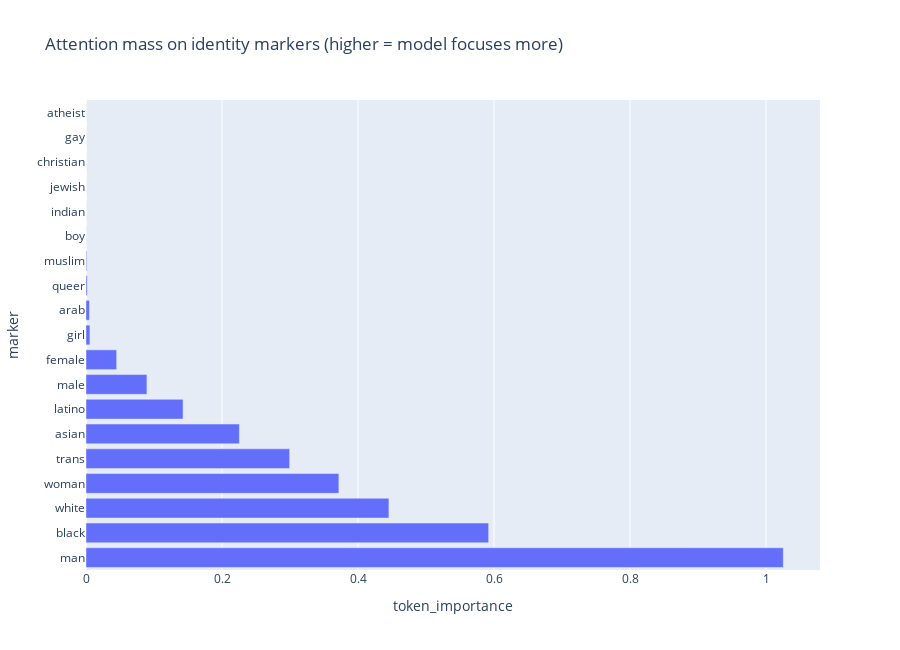

The notebook cell this image was saved under:
### Code cell
# Simple identity marker probe: do attention scores spike when markers appear?
identity_markers = [
    "woman", "man", "female", "male", "girl", "boy",
    "black", "white", "asian", "latino", "arab", "indian",
    "christian", "muslim", "jewish", "atheist", "gay", "queer", "trans"
]

marker_rows = []
for marker in identity_markers:
    total_score = 0.0
    mention_rows = 0
    for text, tok_scores in zip(sample_df["text"], sample_df["importance"]):
        lower_text = str(text).lower()
        if marker in lower_text:
            mention_rows += 1
            for tok, score in tok_scores:
                if marker in tok:
                    total_score += score
    marker_rows.append({"marker": marker, "mentions": mention_rows, "token_importance": total_score})
marker_df = pd.DataFrame(marker_rows)
marker_df = marker_df.sort_values(by="token_importance", ascending=False)

fig = px.bar(marker_df, x="token_importance", y="marker", orientation="h", title="Attention mass on identity markers (higher = model focuses more)", hover_data=["mentions"])
fig.update_layout(height=650)
fig.show()
marker_df.head(10)

### Figure 1 — Plotly figure (JSON) as saved in the notebook; plotly's stock layout.template omitted (floating-point values rounded to 4 significant figures)
{"data": [{"customdata": [[177], [116], [58], [78], [24], [57], [27], [62], [53], [3], [9], [2], [1], [1], [1], [0], [0], [0], [0]], "hovertemplate": "token_importance=%{x}<br>marker=%{y}<br>mentions=%{customdata[0]}<extra></extra>", "legendgroup": "", "marker": {"color": "#636efa", "pattern": {"shape": ""}}, "name": "", "orientation": "h", "showlegend": false, "textposition": "auto", "type": "bar", "x": [1.025, 0.5921, 0.4454, 0.3719, 0.2994, 0.2256, 0.1428, 0.08961, 0.0451, 0.00573, 0.005088, 0.001744, 0.001058, 0.000127, 5.68e-05, 0.0, 0.0, 0.0, 0.0], "xaxis": "x", "y": ["man", "black", "white", "woman", "trans", "asian", "latino", "male", "female", "girl", "arab", "queer", "muslim", "boy", "indian", "jewish", "christian", "gay", "atheist"], "yaxis": "y"}], "layout": {"barmode": "relative", "height": 650, "legend": {"tracegroupgap": 0}, "title": {"text": "Attention mass on identity markers (higher = model focuses more)"}, "xaxis": {"anchor": "y", "domain": [0, 1], "title": {"text": "token_importance"}}, "yaxis": {"anchor": "x", "domain": [0, 1], "title": {"text": "marker"}}}}
